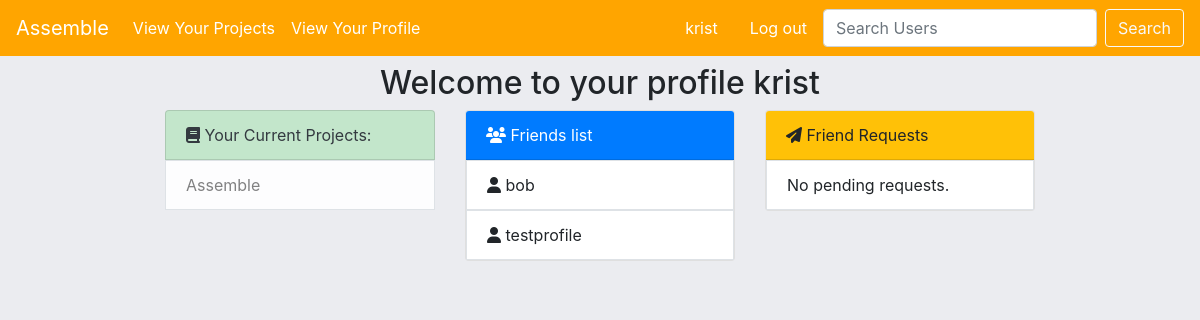
/profile/ (signed in), run on the app's committed database.
### assemble/models.py (models this page shows, shortened)
class Project(models.Model):
    name = models.CharField(max_length=60)
    description = models.TextField(max_length=400)
    user = models.ManyToManyField('Profile',blank=True)
    owner = models.ForeignKey('Profile',blank=True,on_delete=models.CASCADE,related_name="creator")
    slug = models.SlugField(max_length=100,unique=True,blank=True,null=True)
    completed= models.BooleanField(default=False)
    def __str__(self):
        return self.name

class Profile(models.Model):
    user = models.OneToOneField(User,on_delete=models.CASCADE)
    slug = models.SlugField(blank=True)
    friends = models.ManyToManyField('Profile',blank=True)
    def __str__(self):
        return self.user.username

### assemble/views.py (the view)
# urls.py: path('profile/',views.profile,name='profile'),
@login_required
def profile(request):
    is_me = Profile.objects.get(user=request.user)
    current_projects = Project.objects.filter(user=is_me)
    friend_requests = FriendRequest.objects.filter(Q(to_user__username=request.user.username) | Q(from_user__username=request.user.username))
    context={
        'current_projects':current_projects,
        'profile':is_me,
        'friend_requests':friend_requests,
    }
    return render(request,'assemble/profile.html',context)

### templates/assemble/profile.html
{% extends "assemble/base.html" %}
{% block content %}
<h2 class="my-2 text-center">Welcome to your profile {{user.username}}</h2>
<div class="row justify-content-center">
    <div class="col-sm-3">
            <ul class="list-group">
                <li class="list-group-item list-group-item-success text-dark">
                    <i class="fa fa-book"></i> Your Current Projects:
                </li>
            {% for project in current_projects %}
                <li class="list-group-item d-flex justify-content-between align-items-center border rounded-0 list-group-item-light">{{project}}</li>
            {% endfor %}
            </ul>
    </div>
    <div class="col-sm-3">
        <div class="card">
            <div class="card-header bg-primary text-white">
                <i class="fa fa-users"></i>  Friends list
            </div>
            <ul class="list-group">
            {% if profile.friends.all.count != 0 %}
                {% for friend in profile.friends.all %}
                    <li class="list-group-item border rounded-0 list-group-item"> <i class="fa fa-user"></i> {{friend}} </li>
                {% endfor %}
            {% else %}
                    <li class="list-group-item d-flex justify-content-between align-items-center border rounded-0 list-group-item">Search for a friend in the top right!</li>
            {% endif%}
            </ul>
        </div>
    </div>
    <div class="col-sm-3">
        <div class="card">
            <div class="card-header bg-warning">
                 <i class="fa fa-paper-plane"></i> Friend Requests
            </div>
            <ul class="list-group">
            {% if friend_requests.count != 0 %}
                {% for requests in friend_requests %}
                    {% if requests.to_user.username == user.username %}
                        <li class="list-group-item d-flex justify-content-between align-items-center border rounded-0 list-group-item">
                            {{ requests.from_user }} wants to be your friend!
                            <a class="btn btn-success btn-sm mr-1" href="{% url 'accept-friend-request' requests.from_user.username %}">Accept</a>
                            <a class="btn btn-danger btn-sm" href="{% url 'delete-friend-request' requests.id %}">Decline</a>
                        </li>
                    {% else %}
                        <li class="list-group-item d-flex justify-content-between align-items-center border rounded-0 list-group-item">
                            Request to {{requests.to_user}} pending.
                            <a class="btn btn-danger btn-sm" href="{% url 'delete-friend-request' requests.id %}">Remove</a>
                        </li>
                    {% endif %}
                {% endfor %}
            {% else %}
                    <li class="list-group-item d-flex justify-content-between align-items-center border rounded-0 list-group-item">No pending requests.</li>
            {% endif%}
            </ul>
        </div>
    </div>
</div>
{% endblock content %}

### templates/assemble/navbar_horizontal.html (shortened to what this page needs)
<nav class="navbar sticky-top navbar-expand-lg navbar-light orange-bg">
    <a class="navbar-brand text-white" href="{% url 'home' %}">
        Assemble
    </a>
    <ul class="navbar-nav mr-auto">
        {% if not user.is_authenticated %}
            <li class="nav-item">
                <a class="nav-link text-white" href="{% url 'login' %}">Login</a>
            </li>
            <li class="nav-item">
                <a class="nav-link text-white" href="{% url 'sign-up' %}">Sign up</a>
            </li>
        </ul>
        {% else %}
            <li class="nav-item">
                <a class="nav-link text-white" href="{% url 'project-list' %}">
                    View Your Projects
                </a>
            </li>
            <li class="nav-item">
                <a class="nav-link text-white" href="{% url 'profile' %}">
                    View Your Profile
                </a>
            </li>
        </ul>
        <a class="nav-link disabled navbar-text text-white">{{ user.username }}</a>
        <a class="nav-link text-white navbar-text" href="{% url 'logged_out' %}">Log out</a>
        <form class="form-inline" method="post" action="{% url 'search-user' %}">
            <input class="form-control mr-sm-2" name="username" type="search" placeholder="Search Users" aria-label="Search">
            <button class="btn btn-outline-light my-2 my-sm-0" type="submit">Search</button>
        </form>
        {% endif %}
</nav>

### templates/assemble/navbar_horizontal.html (style rules this page uses)
.orange-bg { background-color:#FFA500; }

### data on the page
Project: name "Assemble"
Profile: user.username "bob"
Profile: user.username "testprofile"

### other printed values
{{ user.username }} "krist"
